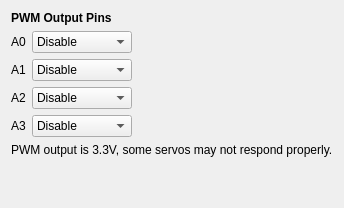
               <widget class="QWidget" name="tabPWM">
                <attribute name="title">
                 <string>PWM</string>
                </attribute>
                <layout class="QGridLayout" name="gridLayout_9">
                 <item row="1" column="1">
                  <widget class="QComboBox" name="cmbPWM0">
                   <property name="minimumSize">
                    <size>
                     <width>100</width>
                     <height>0</height>
                    </size>
                   </property>
                   <item>
                    <property name="text">
                     <string>Disable</string>
                    </property>
                   </item>
                   <item>
                    <property name="text">
                     <string>Channel 1</string>
                    </property>
                   </item>
                   <item>
                    <property name="text">
                     <string>Channel 2</string>
                    </property>
                   </item>
                   <item>
                    <property name="text">
                     <string>Channel 3</string>
                    </property>
                   </item>
                   <item>
                    <property name="text">
                     <string>Channel 4</string>
                    </property>
                   </item>
                   <item>
                    <property name="text">
                     <string>Channel 5</string>
                    </property>
                   </item>
                   <item>
                    <property name="text">
                     <string>Channel 6</string>
                    </property>
                   </item>
                   <item>
                    <property name="text">
                     <string>Channel 7</string>
                    </property>
                   </item>
                   <item>
                    <property name="text">
                     <string>Channel 8</string>
                    </property>
                   </item>
                   <item>
                    <property name="text">
                     <string>Channel 9</string>
                    </property>
                   </item>
                   <item>
                    <property name="text">
                     <string>Channel 10</string>
                    </property>
                   </item>
                   <item>
                    <property name="text">
                     <string>Channel 11</string>
                    </property>
                   </item>
                   <item>
                    <property name="text">
                     <string>Channel 12</string>
                    </property>
                   </item>
                   <item>
                    <property name="text">
                     <string>Channel 13</string>
                    </property>
                   </item>
                   <item>
                    <property name="text">
                     <string>Channel 14</string>
                    </property>
                   </item>
                   <item>
                    <property name="text">
                     <string>Channel 15</string>
                    </property>
                   </item>
                   <item>
                    <property name="text">
                     <string>Channel 16</string>
                    </property>
                   </item>
                  </widget>
                 </item>
                 <item row="2" column="2">
                  <spacer name="horizontalSpacer_2">
                   <property name="orientation">
                    <enum>Qt::Horizontal</enum>
                   </property>
                   <property name="sizeType">
                    <enum>QSizePolicy::MinimumExpanding</enum>
                   </property>
                   <property name="sizeHint" stdset="0">
                    <size>
                     <width>40</width>
                     <height>20</height>
                    </size>
                   </property>
                  </spacer>
                 </item>
                 <item row="4" column="1">
                  <widget class="QComboBox" name="cmbPWM3">
                   <property name="minimumSize">
                    <size>
                     <width>100</width>
                     <height>0</height>
                    </size>
                   </property>
                   <item>
                    <property name="text">
                     <string>Disable</string>
                    </property>
                   </item>
                   <item>
                    <property name="text">
                     <string>Channel 1</string>
                    </property>
                   </item>
                   <item>
                    <property name="text">
                     <string>Channel 2</string>
                    </property>
                   </item>
                   <item>
                    <property name="text">
                     <string>Channel 3</string>
                    </property>
                   </item>
                   <item>
                    <property name="text">
                     <string>Channel 4</string>
                    </property>
                   </item>
                   <item>
                    <property name="text">
                     <string>Channel 5</string>
                    </property>
                   </item>
                   <item>
                    <property name="text">
                     <string>Channel 6</string>
                    </property>
                   </item>
                   <item>
                    <property name="text">
                     <string>Channel 7</string>
                    </property>
                   </item>
                   <item>
                    <property name="text">
                     <string>Channel 8</string>
                    </property>
                   </item>
                   <item>
                    <property name="text">
                     <string>Channel 9</string>
                    </property>
                   </item>
                   <item>
                    <property name="text">
                     <string>Channel 10</string>
                    </property>
                   </item>
                   <item>
                    <property name="text">
                     <string>Channel 11</string>
                    </property>
                   </item>
                   <item>
                    <property name="text">
                     <string>Channel 12</string>
                    </property>
                   </item>
                   <item>
                    <property name="text">
                     <string>Channel 13</string>
                    </property>
                   </item>
                   <item>
                    <property name="text">
                     <string>Channel 14</string>
                    </property>
                   </item>
                   <item>
                    <property name="text">
                     <string>Channel 15</string>
                    </property>
                   </item>
                   <item>
                    <property name="text">
                     <string>Channel 16</string>
                    </property>
                   </item>
                  </widget>
                 </item>
                 <item row="4" column="0">
                  <widget class="QLabel" name="label_40">
                   <property name="text">
                    <string>A3</string>
                   </property>
                  </widget>
                 </item>
                 <item row="3" column="0">
                  <widget class="QLabel" name="label_39">
                   <property name="text">
                    <string>A2</string>
                   </property>
                  </widget>
                 </item>
                 <item row="1" column="0">
                  <widget class="QLabel" name="label_37">
                   <property name="text">
                    <string>A0</string>
                   </property>
                  </widget>
                 </item>
                 <item row="2" column="0">
                  <widget class="QLabel" name="label_38">
                   <property name="text">
                    <string>A1</string>
                   </property>
                  </widget>
                 </item>
                 <item row="3" column="1">
                  <widget class="QComboBox" name="cmbPWM2">
                   <property name="minimumSize">
                    <size>
                     <width>100</width>
                     <height>0</height>
                    </size>
                   </property>
                   <item>
                    <property name="text">
                     <string>Disable</string>
                    </property>
                   </item>
                   <item>
                    <property name="text">
                     <string>Channel 1</string>
                    </property>
                   </item>
                   <item>
                    <property name="text">
                     <string>Channel 2</string>
                    </property>
                   </item>
                   <item>
                    <property name="text">
                     <string>Channel 3</string>
                    </property>
                   </item>
                   <item>
                    <property name="text">
                     <string>Channel 4</string>
                    </property>
                   </item>
                   <item>
                    <property name="text">
                     <string>Channel 5</string>
                    </property>
                   </item>
                   <item>
                    <property name="text">
                     <string>Channel 6</string>
                    </property>
                   </item>
                   <item>
                    <property name="text">
                     <string>Channel 7</string>
                    </property>
                   </item>
                   <item>
                    <property name="text">
                     <string>Channel 8</string>
                    </property>
                   </item>
                   <item>
                    <property name="text">
                     <string>Channel 9</string>
                    </property>
                   </item>
                   <item>
                    <property name="text">
                     <string>Channel 10</string>
                    </property>
                   </item>
                   <item>
                    <property name="text">
                     <string>Channel 11</string>
                    </property>
                   </item>
                   <item>
                    <property name="text">
                     <string>Channel 12</string>
                    </property>
                   </item>
                   <item>
                    <property name="text">
                     <string>Channel 13</string>
                    </property>
                   </item>
                   <item>
                    <property name="text">
                     <string>Channel 14</string>
                    </property>
                   </item>
                   <item>
                    <property name="text">
                     <string>Channel 15</string>
                    </property>
                   </item>
                   <item>
                    <property name="text">
                     <string>Channel 16</string>
                    </property>
                   </item>
                  </widget>
                 </item>
                 <item row="0" column="0" colspan="2">
                  <widget class="QLabel" name="label_32">
                   <property name="text">
                    <string>&lt;html&gt;&lt;head/&gt;&lt;body&gt;&lt;p&gt;&lt;span style=&quot; font-weight:600;&quot;&gt;PWM Output Pins&lt;/span&gt;&lt;/p&gt;&lt;/body&gt;&lt;/html&gt;</string>
                   </property>
                  </widget>
                 </item>
                 <item row="6" column="1">
                  <spacer name="verticalSpacer_9">
                   <property name="orientation">
                    <enum>Qt::Vertical</enum>
                   </property>
                   <property name="sizeHint" stdset="0">
                    <size>
                     <width>20</width>
                     <height>40</height>
                    </size>
                   </property>
                  </spacer>
                 </item>
                 <item row="2" column="1">
                  <widget class="QComboBox" name="cmbPWM1">
                   <property name="minimumSize">
                    <size>
                     <width>100</width>
                     <height>0</height>
                    </size>
                   </property>
                   <item>
                    <property name="text">
                     <string>Disable</string>
                    </property>
                   </item>
                   <item>
                    <property name="text">
                     <string>Channel 1</string>
                    </property>
                   </item>
                   <item>
                    <property name="text">
                     <string>Channel 2</string>
                    </property>
                   </item>
                   <item>
                    <property name="text">
                     <string>Channel 3</string>
                    </property>
                   </item>
                   <item>
                    <property name="text">
                     <string>Channel 4</string>
                    </property>
                   </item>
                   <item>
                    <property name="text">
                     <string>Channel 5</string>
                    </property>
                   </item>
                   <item>
                    <property name="text">
                     <string>Channel 6</string>
                    </property>
                   </item>
                   <item>
                    <property name="text">
                     <string>Channel 7</string>
                    </property>
                   </item>
                   <item>
                    <property name="text">
                     <string>Channel 8</string>
                    </property>
                   </item>
                   <item>
                    <property name="text">
                     <string>Channel 9</string>
                    </property>
                   </item>
                   <item>
                    <property name="text">
                     <string>Channel 10</string>
                    </property>
                   </item>
                   <item>
                    <property name="text">
                     <string>Channel 11</string>
                    </property>
                   </item>
                   <item>
                    <property name="text">
                     <string>Channel 12</string>
                    </property>
                   </item>
                   <item>
                    <property name="text">
                     <string>Channel 13</string>
                    </property>
                   </item>
                   <item>
                    <property name="text">
                     <string>Channel 14</string>
                    </property>
                   </item>
                   <item>
                    <property name="text">
                     <string>Channel 15</string>
                    </property>
                   </item>
                   <item>
                    <property name="text">
                     <string>Channel 16</string>
                    </property>
                   </item>
                  </widget>
                 </item>
                 <item row="5" column="0" colspan="3">
                  <widget class="QLabel" name="label_55">
                   <property name="text">
                    <string>&lt;html&gt;&lt;head/&gt;&lt;body&gt;&lt;p&gt;PWM output is 3.3V, some servos may not respond properly.&lt;/p&gt;&lt;/body&gt;&lt;/html&gt;</string>
                   </property>
                  </widget>
                 </item>
                </layout>
               </widget>
